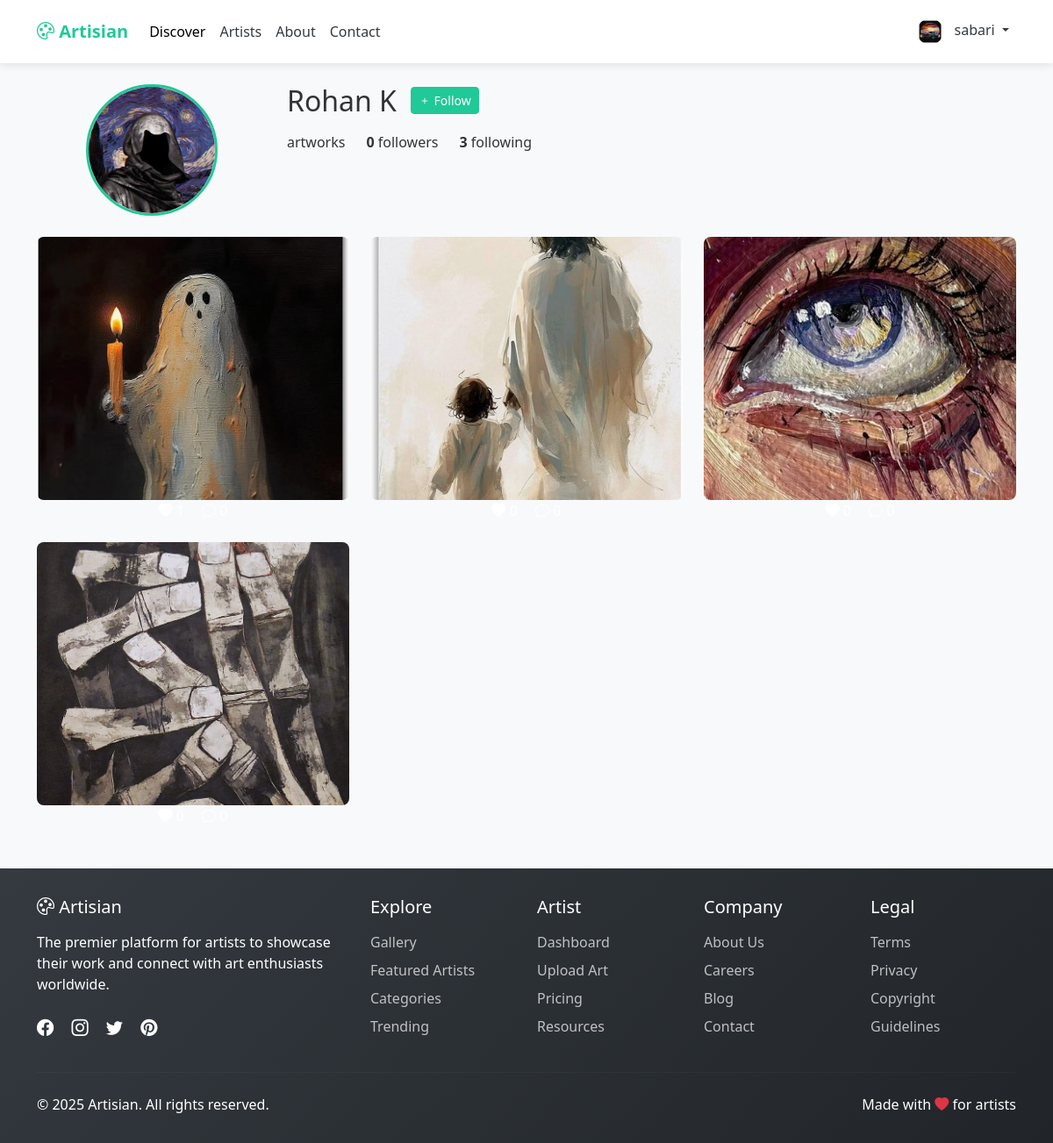
Screenshot of /artist/5/ (signed in) with the database file from the repository.
### Art/models.py (models this page shows, shortened)
class User(AbstractUser):
    USER_TYPE_CHOICES = (
        ('artist', 'Artist'),
        ('viewer', 'Viewer')
    )
    user_type = models.CharField(max_length=10, choices=USER_TYPE_CHOICES)
    bio = models.TextField(blank=True)
    profile_picture = models.ImageField(upload_to='profiles/', blank=True)
    website = models.URLField(blank=True)
    created_at = models.DateTimeField(auto_now_add=True)
    class Meta:
        permissions = [
            ("approve_user", "Can approve/reject user accounts"),
            ("manage_content", "Can moderate content")
        ]

class Artwork(models.Model):
    artist = models.ForeignKey(
        User,
        on_delete=models.CASCADE,
        limit_choices_to={'user_type': 'artist', 'is_approved': True}
    )
    title = models.CharField(max_length=200)
    image = models.ImageField(upload_to='artworks/')
    description = models.TextField(blank=True)
    upload_date = models.DateTimeField(auto_now_add=True)
    tags = models.CharField(max_length=255, blank=True)
    class Meta:
        ordering = ['-upload_date']

### Art/views.py (the view)
# urls.py: path('artist/<int:artist_id>/', views.artist_profile, name='artist_profile'),
@login_required(login_url='login')
def artist_profile(request, artist_id):
    artist = get_object_or_404(User, id=artist_id, user_type='artist')
    artworks = Artwork.objects.filter(artist=artist).order_by('-upload_date')
    following_ids = []
    if request.user.is_authenticated:
        following_ids = request.user.following.values_list('artist_id', flat=True)
    context = {
        'artist': artist,
        'artworks': artworks,
        'following_ids': following_ids,
    }
    return render(request, 'viewer/artist_profile.html', context)

### Art/templates/viewer/artist_profile.html (shortened to what this page needs)
{% extends 'viewer/base.html' %}
{% block content %}
<div class="container py-4">
    <div class="row mb-4">
        <div class="col-md-3 text-center">
            {% if artist.profile_picture %}
            <img src="{{ artist.profile_picture.url }}" class="rounded-circle" width="150" height="150"
                 style="object-fit: cover; border: 3px solid #20c997;">
            {% else %}
            <div class="rounded-circle d-flex align-items-center justify-content-center"
                 style="width: 150px; height: 150px; background: #e9ecef; margin: 0 auto;">
                <i class="bi bi-person" style="font-size: 3rem; color: #20c997;"></i>
            </div>
            {% endif %}
        </div>
        <div class="col-md-9">
            <div class="d-flex align-items-center mb-3">
                <h2 class="mb-0 me-3">{{ artist.first_name }} {{ artist.last_name }}</h2>
                {% if request.user.is_authenticated and request.user != artist %}
                <a href="{% url 'follow_artist' artist.id %}"
                   class="btn btn-sm {% if artist.id in following_ids %}btn-outline-primary{% else %}btn-primary{% endif %}">
                    {% if artist.id in following_ids %}
                        <i class="bi bi-check"></i> Following
                    {% else %}
                        <i class="bi bi-plus"></i> Follow
                    {% endif %}
                </a>
                {% endif %}
            </div>
            <div class="d-flex mb-3">
                <div class="me-4">
                    <strong>{{ artist.artworks.count }}</strong> artworks
                </div>
                <div class="me-4">
                    <strong>{{ artist.followers.count }}</strong> followers
                </div>
                <div>
                    <strong>{{ artist.following.count }}</strong> following
                </div>
            </div>
        </div>
    </div>
    <div class="row">
        {% for artwork in artworks %}
        <div class="col-md-4 mb-4">
            <div class="artwork-grid-item">
                <a href="{% url 'artwork_detail' artwork.id %}">
                    <img src="{{ artwork.image.url }}" class="img-fluid w-100"
                         style="height: 300px; object-fit: cover; border-radius: 8px;"
                         alt="{{ artwork.title }}">
                </a>
                <div class="artwork-overlay d-flex align-items-center justify-content-center">
                    <div class="text-center text-white">
                        <span class="me-3"><i class="bi bi-heart-fill"></i> {{ artwork.likes.count }}</span>
                        <span><i class="bi bi-chat"></i> {{ artwork.comments.count }}</span>
                    </div>
                </div>
            </div>
        </div>
        {% empty %}
        <div class="col-12 text-center py-5">
            <i class="bi bi-images fs-1 text-muted"></i>
            <h3 class="mt-3">No artworks yet</h3>
        </div>
        {% endfor %}
    </div>
</div>
{% endblock %}

### Art/templates/viewer/base.html (shortened to what this page needs)
{% load static %}
<!DOCTYPE html>
<html lang="en">
<head>
    <link href="https://cdn.jsdelivr.net/npm/bootstrap@5.3.0/dist/css/bootstrap.min.css" rel="stylesheet">
    <link rel="stylesheet" href="https://cdn.jsdelivr.net/npm/bootstrap-icons@1.10.0/font/bootstrap-icons.css">
</head>
<body>
    <nav class="navbar navbar-expand-lg navbar-light navbar-viewer sticky-top navbaR">
        <div class="container">
            <a class="navbar-brand" href="{% url 'home' %}">
                <i class="bi bi-palette"></i> Artisian
            </a>
            <div class="collapse navbar-collapse" id="navbarViewer">
                <ul class="navbar-nav me-auto mb-2 mb-lg-0">
                    <li class="nav-item">
                        <a class="nav-link active" href="{% url 'home' %}">Discover</a>
                    </li>
                    <li class="nav-item">
                        <a class="nav-link" href="{% url 'artists_list' %}"> Artists </a>
                    </li>
                    <li class="nav-item">
                        <a class="nav-link" href="{% url 'about' %}"> About </a>
                    </li>
                    <li class="nav-item">
                        <a class="nav-link" href="{% url 'contact' %}"> Contact </a>
                    </li>
                </ul>
                <ul class="navbar-nav ms-auto">
                    {% if request.user.is_authenticated %}
                    <li class="nav-item dropdown">
                        <a class="nav-link dropdown-toggle" href="#" id="navbarDropdown" role="button"
                            data-bs-toggle="dropdown">
                            {% if request.user.profile_picture %}
                            <img src="{{ request.user.profile_picture.url }}" class="rounded-circle" width="30"
                                height="30">
                            {% else %}
                            <img src="{% static 'images/user-profile.jpg' %}" class="rounded-circle" width="30"
                                height="30">
                            {% endif %}
                            <span class="ms-2">{{ request.user.username }}</span>
                        </a>
                    </li>
                    {% endif %}
                </ul>
            </div>
        </div>
    </nav>
    <main>
        {% block content %}{% endblock %}
    </main>
    <footer class="footer">
        <div class="container">
            <div class="row">
                <div class="col-lg-4 mb-4 mb-lg-0">
                    <h5><i class="bi bi-palette"></i> Artisian</h5>
                    <p class="mt-3">The premier platform for artists to showcase their work and connect with art
                        enthusiasts worldwide.</p>
                    <div class="social-icons mt-4">
                        <a href="#"><i class="bi bi-facebook"></i></a>
                        <a href="#"><i class="bi bi-instagram"></i></a>
                        <a href="#"><i class="bi bi-twitter"></i></a>
                        <a href="#"><i class="bi bi-pinterest"></i></a>
                    </div>
                </div>
                <div class="col-lg-2 col-md-4 mb-4 mb-md-0">
                    <h5>Explore</h5>
                    <ul class="list-unstyled footer-links mt-3">
                        <li class="mb-2"><a href="#">Gallery</a></li>
                        <li class="mb-2"><a href="#">Featured Artists</a></li>
                        <li class="mb-2"><a href="#">Categories</a></li>
                        <li class="mb-2"><a href="#">Trending</a></li>
                    </ul>
                </div>
                <div class="col-lg-2 col-md-4 mb-4 mb-md-0">
                    <h5>Artist</h5>
                    <ul class="list-unstyled footer-links mt-3">
                        <li class="mb-2"><a href="{% url 'artist_dashboard' %}">Dashboard</a></li>
                        <li class="mb-2"><a href="{% url 'upload_art' %}">Upload Art</a></li>
                        <li class="mb-2"><a href="#">Pricing</a></li>
                        <li class="mb-2"><a href="#">Resources</a></li>
                    </ul>
                </div>
                <div class="col-lg-2 col-md-4 mb-4 mb-md-0">
                    <h5>Company</h5>
                    <ul class="list-unstyled footer-links mt-3">
                        <li class="mb-2"><a href="#">About Us</a></li>
                        <li class="mb-2"><a href="#">Careers</a></li>
                        <li class="mb-2"><a href="#">Blog</a></li>
                        <li class="mb-2"><a href="#">Contact</a></li>
                    </ul>
                </div>
                <div class="col-lg-2 col-md-4">
                    <h5>Legal</h5>
                    <ul class="list-unstyled footer-links mt-3">
                        <li class="mb-2"><a href="#">Terms</a></li>
                        <li class="mb-2"><a href="#">Privacy</a></li>
                        <li class="mb-2"><a href="#">Copyright</a></li>
                        <li class="mb-2"><a href="#">Guidelines</a></li>
                    </ul>
                </div>
            </div>
            <hr class="mt-4 mb-4" style="border-color: rgba(255,255,255,0.1);">
            <div class="row">
                <div class="col-md-6 text-center text-md-start">
                    <p class="mb-0">&copy; 2025 Artisian. All rights reserved.</p>
                </div>
                <div class="col-md-6 text-center text-md-end">
                    <p class="mb-0">Made with <i class="bi bi-heart-fill text-danger"></i> for artists</p>
                </div>
            </div>
        </div>
    </footer>
</body>
</html>

### Art/templates/viewer/base.html (style rules this page uses)
:root { --primary-color: #20c997; --primary-hover: #1aa179; --secondary-color: #6f42c1; --dark-color: #343a40; --light-color: #f8f9fa; }
body { background-color: #f8f9fa; color: #333; }
.navbaR { z-index: 1000; }
.navbar-viewer { background: white; box-shadow: 0 2px 10px rgba(0, 0, 0, 0.1); padding: 0.8rem 1rem; }
.navbar-brand { font-weight: 700; color: var(--primary-color); }
.nav-link { font-weight: 500; color: var(--dark-color); }
.nav-link:hover, .nav-link.active { color: var(--primary-color); }
.btn-primary { background-color: var(--primary-color); border-color: var(--primary-color); }
.footer { background: linear-gradient(135deg, var(--dark-color), #212529); color: white; padding: 2rem 0; margin-top: auto; }
.footer-links a { color: rgba(255, 255, 255, 0.7); text-decoration: none; transition: color 0.3s; }
.social-icons a { color: white; font-size: 1.2rem; margin-right: 1rem; transition: transform 0.3s; }

### rows the page displays
User: user.profile_picture (picture), user.username "sabari"
User: profile_picture (picture), first_name "Rohan", last_name "K", followers.count "0", following.count "3"
Artwork: image (picture)
Artwork: image (picture)
Artwork: image (picture)
Artwork: image (picture)
